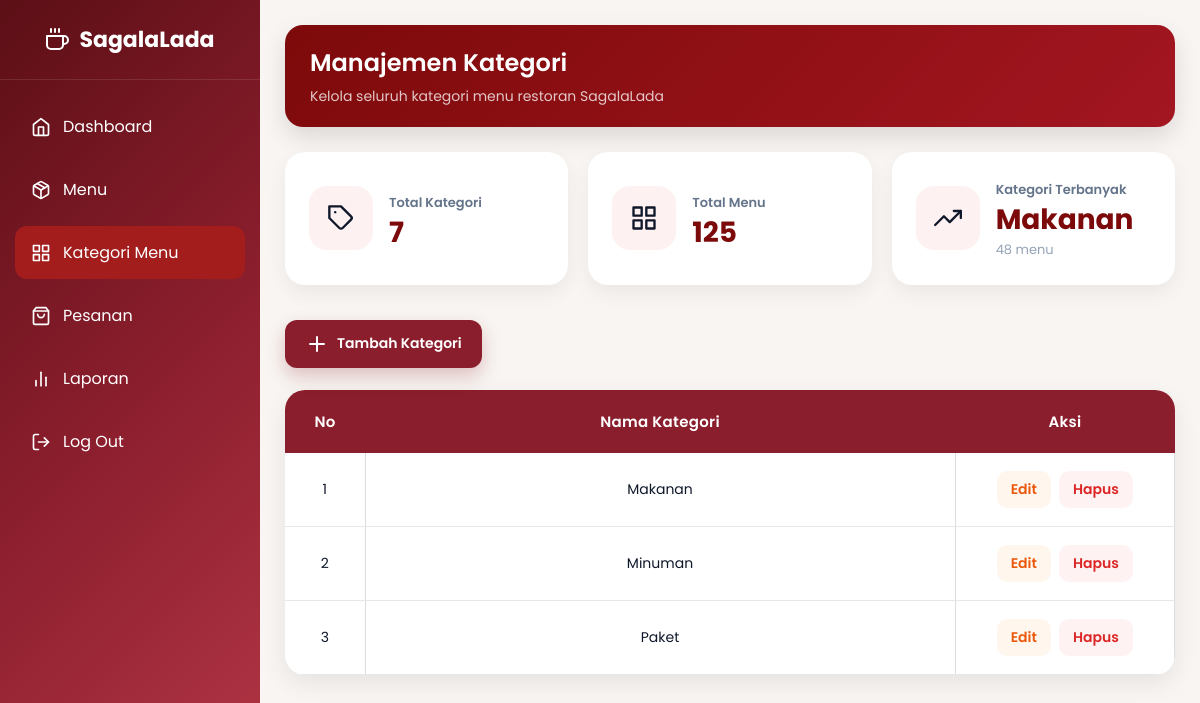
Page /admind/crud/kategori/index_kategori.php on the earlier database version.
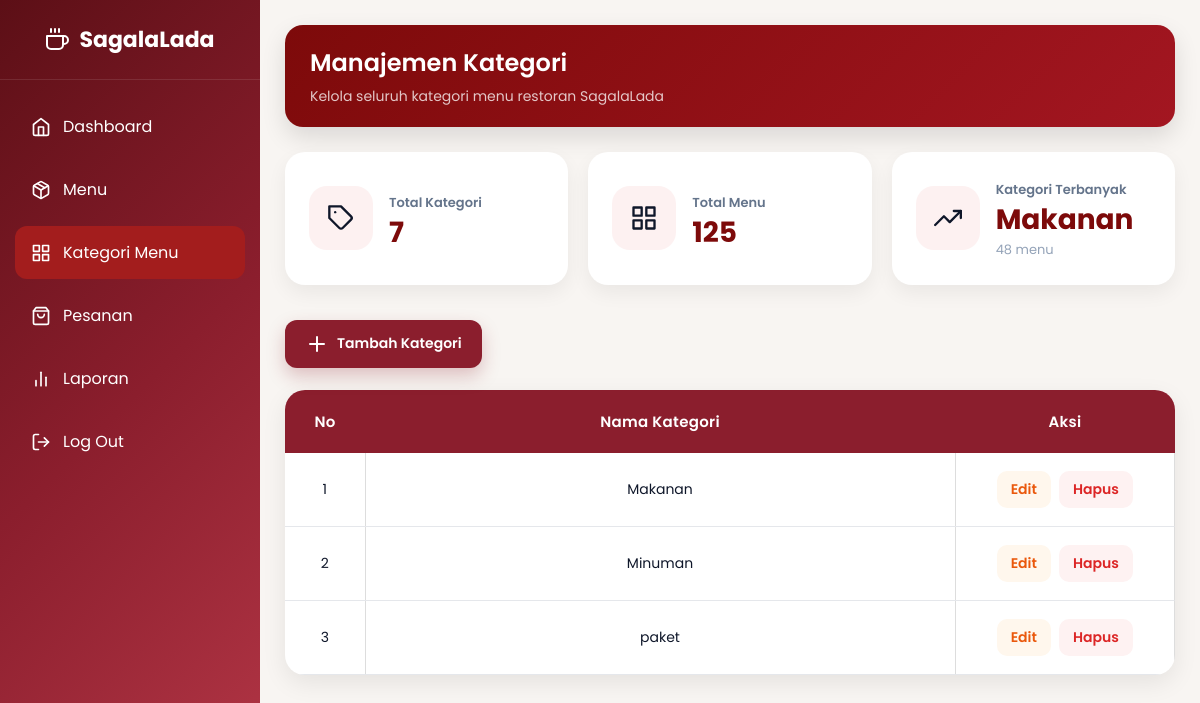
Same page on the later database version.
### tables this page shows
CREATE TABLE `kategori_menu` (
  `id_kategori_menu` int(11) NOT NULL,
  `nama_kategori_menu` varchar(100) DEFAULT NULL
);

### admind/crud/kategori/index_kategori.php (the view, shortened to what this page needs)
<!DOCTYPE html>
<html lang="id">
<head>
<link rel="stylesheet" href="../../asset/style_sidebar.css">
</head>
<body>
<?php
include '../menu/koneksi.php';
$data = mysqli_query($conn, "SELECT * FROM kategori_menu");
?>
<?php include "../../components/sidebar.php"; ?>
<div class="main-content">
    <div class="page-header">
        <h1>Manajemen Kategori</h1>
        <p>Kelola seluruh kategori menu restoran SagalaLada</p>
    </div>
    <div class="summary-grid">
        <div class="summary-card">
            <div class="summary-icon">
                <i data-feather="tag"></i>
            </div>
            <div>
                <span>Total Kategori</span>
                <h3>7</h3>
            </div>
        </div>
        <div class="summary-card">
            <div class="summary-icon">
                <i data-feather="grid"></i>
            </div>
            <div>
                <span>Total Menu</span>
                <h3>125</h3>
            </div>
        </div>
            <div class="summary-card">
        <div class="summary-icon">
            <i data-feather="trending-up"></i>
        </div>
        <div>
            <span>Kategori Terbanyak</span>
            <h3>Makanan</h3>
            <small>48 menu</small>
        </div>
</div>
    </div>
     <div class="toolbar">
    <a href="tambah_kategori.php" class="btn-tambah">
        <i data-feather="plus"></i>
        Tambah Kategori
    </a>
</div>
    <div class="table-wrapper">
        <table>
            <thead>
                <tr>
                    <th width="80">No</th>
                    <th>Nama Kategori</th>
                    <th width="220">Aksi</th>
                </tr>
            </thead>
            <tbody>
            <?php $no = 1; ?>
            <?php while ($row = mysqli_fetch_assoc($data)) : ?>
                <tr>
                    <td><?= $no++; ?></td>
                    <td>
                        <?= htmlspecialchars($row['nama_kategori_menu']); ?>
                    </td>
                    <td class="aksi">
                        <a
                            href="edit_kategori.php?id=<?= $row['id_kategori_menu']; ?>"
                            class="btn-edit">
                            Edit
                        </a>
                        <a
                            href="hapus_kategori.php?id=<?= $row['id_kategori_menu']; ?>"
                            class="btn-hapus"
                            onclick="return confirm('Yakin hapus?')">
                            Hapus
                        </a>
                    </td>
                </tr>
            <?php endwhile; ?>
            </tbody>
        </table>
    </div>
</div>
</body>
</html>

Differences in the rows shown:
removed kategori_menu: nama_kategori_menu "Paket"
added kategori_menu: nama_kategori_menu "paket"
